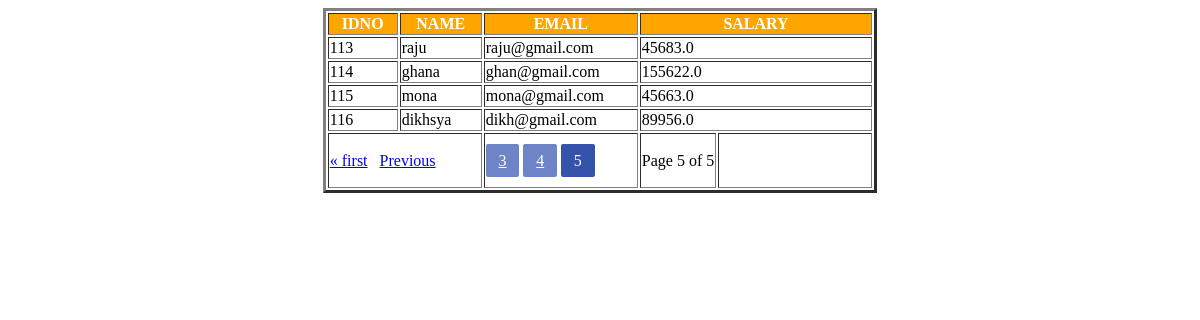
The app's page /index/?page_no=5 with its own data.
### app_page/models.py (models this page shows)
class PaginationModel(models.Model):
    idno=models.IntegerField(primary_key=True)
    name=models.CharField(max_length=30)
    email=models.EmailField(max_length=30,unique=True)
    salary=models.FloatField()

### app_page/views.py (the view)
# urls.py: path('index/',views.showPagination,name='main')
def showPagination(request):
    page_no = request.GET.get("page_no")
    qs=PaginationModel.objects.all()
    per_page=Paginator(qs,3,1) #(object_list, per_page, orphans=0)
    if page_no:
       pge= per_page.page(page_no)
    else:
        pge=per_page.page(1)
    return render(request,"index.html",{"page":pge})

### templates/index.html (shortened to what this page needs)
<table align="center" border="3">
    <tr style="background-color: orange;color: white;" >
        <th>IDNO</th>
        <th>NAME</th>
        <th>EMAIL</th>
        <th colspan="2">SALARY</th>
    </tr>
    {% for x in page %}
    <tr>
        <td>{{ x.idno }}</td>
        <td>{{ x.name }}</td>
        <td>{{ x.email }}</td>
        <td colspan="2">{{ x.salary }}</td>
    </tr>
    {% endfor %}
    <tr>
        <td colspan="2" width="150">
         {% if page.has_previous %}
             <a href="/index/?page_no=1">&laquo; first</a>&nbsp;&nbsp;
             <a href="/index/?page_no={{ page.previous_page_number }}">
                Previous
            </a>
          {% endif %}
        </td>
        <td width="150" height="55">
              {% for x in page.paginator.page_range %}
            {% if page.number == x%}
            <span class="pagination-number pagination-current">{{ x }}</span>
            {% elif x > page.number|add:'-3' and x < page.number|add:'3' %}
            <a class="pagination-number" href="?page_no={{ x }}">{{ x }}</a>
            {% endif %}
          {% endfor %}
        </td>
        <td>
            Page {{ page.number }} of {{ page.paginator.num_pages }}
        </td>
        <td width="150">
        </td>
    </tr>
</table>

### templates/index.html (style rules this page uses)
.pagination-number { padding: 0.5em 0.8em; border-radius: 2px; color: #fff; background-color: #6D85C7; }
.pagination-number:hover, .pagination-current { background-color: #3354AA; }

### records on screen
PaginationModel: idno "113", name "raju", email "raju@gmail.com", salary "45683.0"
PaginationModel: idno "114", name "ghana", email "ghan@gmail.com", salary "155622.0"
PaginationModel: idno "115", name "mona", email "mona@gmail.com", salary "45663.0"
PaginationModel: idno "116", name "dikhsya", email "dikh@gmail.com", salary "89956.0"

### other values on screen
{{ x }} "3" "4"
{{ x }} "5"
{{ page.number }} "5"
{{ page.paginator.num_pages }} "5"
